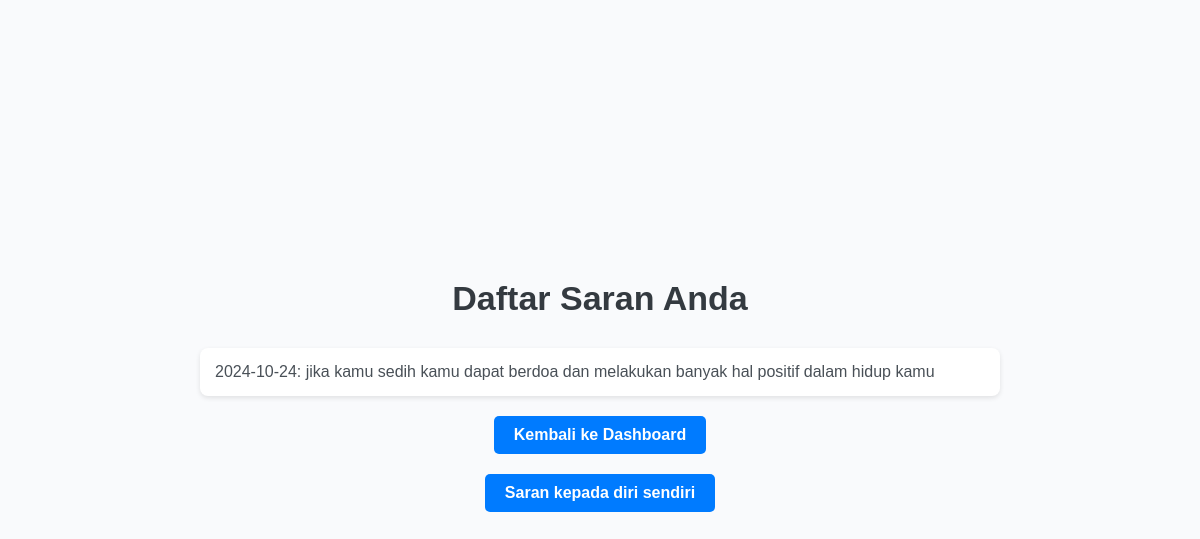
Page /view_saran.php (signed in) on the committed database.
### tables this page shows
CREATE TABLE `saran` (
  `ID_Saran` int(11) NOT NULL,
  `ID_Pengguna` int(11) NOT NULL,
  `Tanggal` date NOT NULL,
  `Deskripsi` text NOT NULL
);

### view_saran.php (the view, shortened to what this page needs)
<?php
include 'db.php';
$userId = $_SESSION['ID_Pengguna'];
$sql = "SELECT * FROM Saran WHERE ID_Pengguna='$userId' ORDER BY Tanggal DESC";
$result = $conn->query($sql);
?>
<!DOCTYPE html>
<html lang="en">
<head>
</head>
<body>
    <h1>Daftar Saran Anda</h1>
<ul>
<?php if ($result->num_rows > 0): ?>
    <?php while ($row = $result->fetch_assoc()): ?>
        <li><?php echo $row['Tanggal'] . ": " . $row['Deskripsi']; ?></li>
    <?php endwhile; ?>
<?php else: ?>
    <li>Tidak ada saran yang tersedia.</li>
<?php endif; ?>
</ul>
<a href="dashboard.php">Kembali ke Dashboard</a>
<a href="add_saran.php">Saran kepada diri sendiri</a>
</body>
</html>

### view_saran.php (style rules this page uses)
* { margin: 0; padding: 0; box-sizing: border-box; }
body { font-family: 'Arial', sans-serif; background-color: #f9fafc; display: flex; justify-content: center; align-items: center; flex-direction: column; min-height: 100vh; }
h1 { color: #343a40; font-size: 34px; margin-bottom: 20px; text-align: center; }
ul { list-style-type: none; padding: 0; width: 80%; max-width: 800px; }
li { background-color: #ffffff; margin: 10px 0; padding: 15px; border-radius: 8px; box-shadow: 0 2px 5px rgba(0, 0, 0, 0.1); font-size: 16px; color: #495057; transition: transform 0.2s ease; }
a { margin: 10px; padding: 10px 20px; background-color: #007bff; color: #fff; text-decoration: none; border-radius: 5px; font-weight: bold; transition: background-color 0.3s ease; display: inline-block; }

### rows in the picture
saran: Tanggal "2024-10-24", Deskripsi "jika kamu sedih kamu dapat berdoa dan melakukan banyak hal positif dalam hidup kamu"
